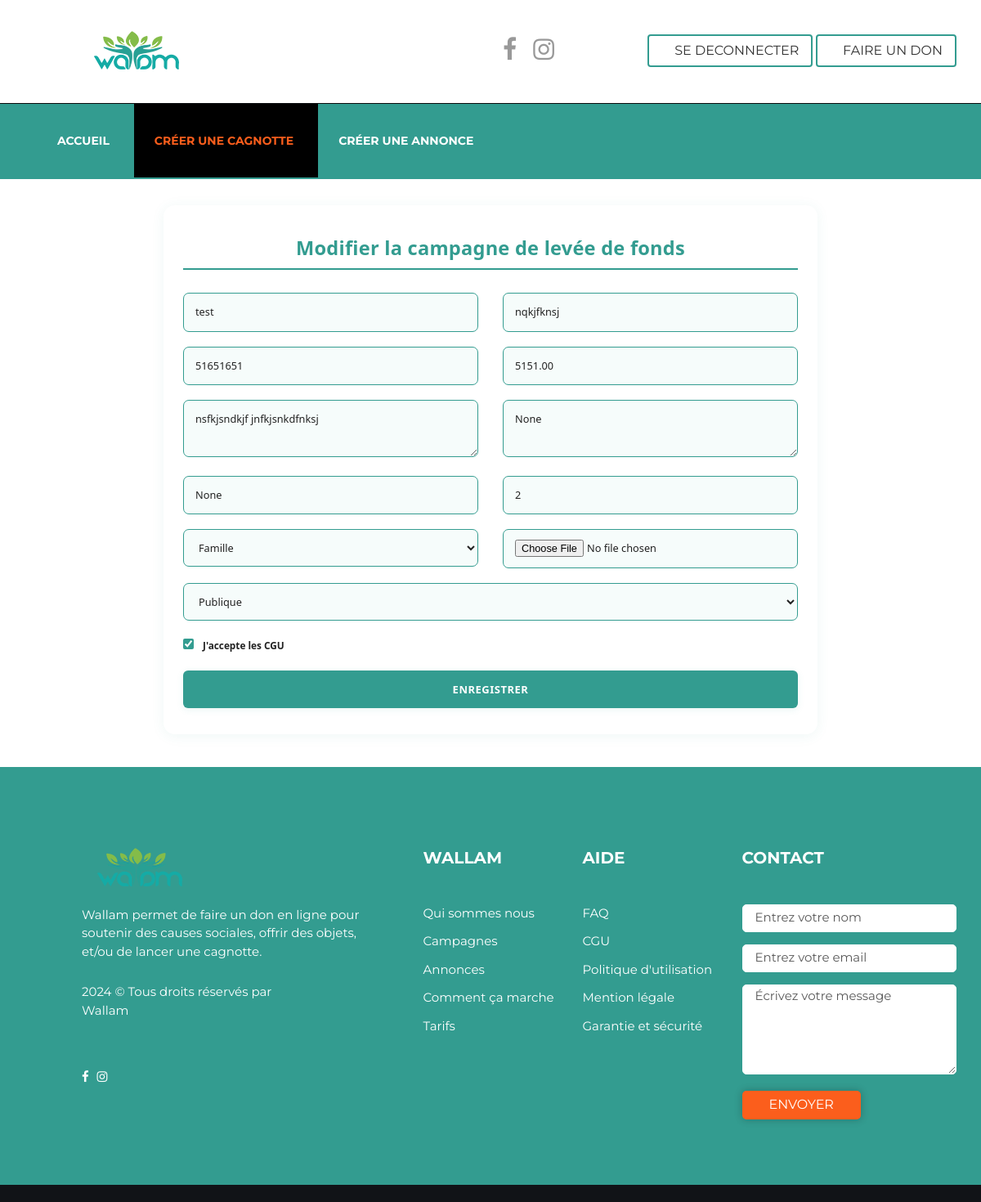
Before: /campaign/edit-campaign/15/ (signed in) with the older database file.
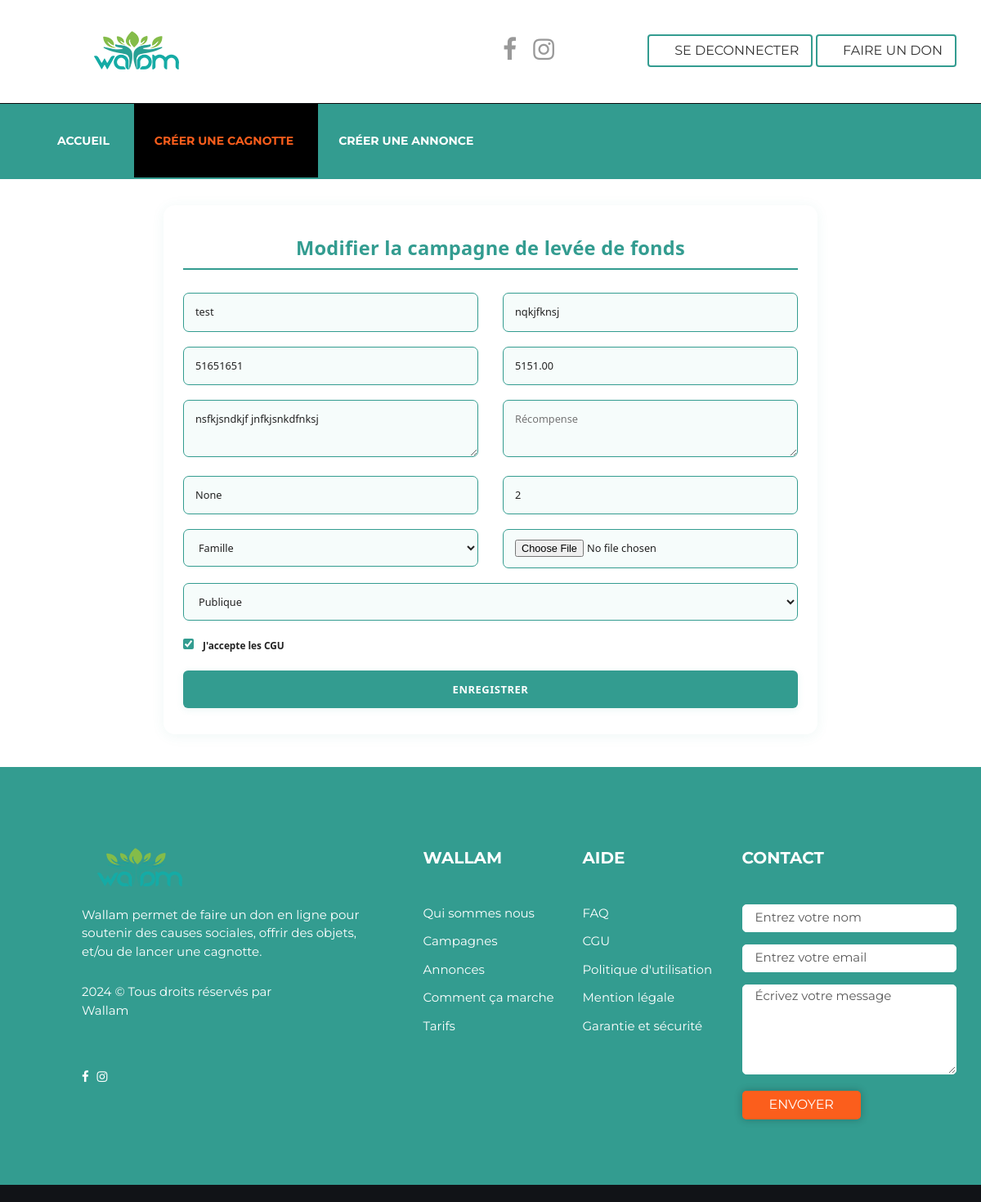
After: the same page with the newer database file.
### campaign/models.py (models this page shows, shortened)
class Campaign(models.Model):
    VISIBILITY_CHOICES = [
        ('public', 'Publique'),
        ('private', 'Privée'),
    ]
    STATUS_CHOICES = [
        ('encours', 'Encours'),
        ('terminee', 'Terminee'),
    ]
    user = models.ForeignKey(User, on_delete=models.CASCADE,
                             related_name="campaigns")  # L'utilisateur qui crée la campagne
    title = models.CharField(max_length=255)
    beneficiary = models.CharField(max_length=255)
    beneficiary_phone = models.CharField(max_length=15)
    goal = models.DecimalField(max_digits=10, decimal_places=2, blank=True, null=True)
    duration = models.IntegerField(help_text="Durée en jours")
    code = models.CharField(max_length=50, blank=True, null=True)
    category = models.ForeignKey(Category,  on_delete=models.SET_NULL, blank=True, null=True)
    description = models.TextField()
    reward = models.TextField(blank=True, null=True)
    uploaded_files = models.FileField(upload_to="campaign_files/", blank=True, null=True)
    visibility = models.CharField(max_length=10, choices=VISIBILITY_CHOICES, default='public')
    terms_accepted = models.BooleanField(default=False)
    status = models.CharField(max_length=20, choices=STATUS_CHOICES, default='encours')
    urgent = models.BooleanField(default=False)
    share_link = models.CharField(max_length=1024, blank=True, null=True, help_text="Champ texte facultatif, peut contenir une URL ou une note")
    created_at = models.DateTimeField(auto_now_add=True)
    updated_at = models.DateTimeField(auto_now=True)
    create_by = models.ForeignKey(User, on_delete=models.SET_NULL, null=True, blank=True, related_name="created_campaigns", help_text="Utilisateur ayant enregistré la campagne")

class Category(models.Model):
    name = models.CharField(max_length=100)
    description = models.CharField(max_length=100, null=True, blank=True)
    created_at = models.DateTimeField(auto_now_add=True)
    active = models.BooleanField(default=True)

### campaign/views.py (the view, shortened to what this page needs)
# urls.py: path("campaign/edit-campaign/<int:pk>/", views.edit_campaign_view, name="edit_campaign"),
@login_required
def edit_campaign_view(request, pk):
    campaign = get_object_or_404(Campaign, pk=pk, user=request.user)  # Vérifie que la campagne appartient à l'utilisateur connecté
    categories = Category.objects.filter(active=True).exclude(pk=campaign.category.pk)
    context = {
        "campaign": campaign,
        "categories": categories
    }
    return render(request, "campaign/edit_campaign.html", context)

### templates/campaign/edit_campaign.html (shortened to what this page needs)
{% extends 'default.html' %}
{% load static %}
{% block menu %}
<ul class="nav navbar-nav">
    <li>
        <a href="{% url 'index' %}">Accueil</a>
    </li>
    <li class="current">
        <a href="{% url 'create_campaign' %}">Créer une cagnotte</a>
    </li>
    <li><a href="{% url 'announce' %}">Créer une annonce</a></li>
</ul>
{% endblock %}
{% block content %}
<div class="edit-campaign-wrapper">
    <div class="edit-campaign-title">Modifier la campagne de levée de fonds</div>
    <form action="{% url 'edit_campaign' pk=campaign.pk %}" class="edit-campaign-form" method="post" enctype="multipart/form-data">
        <div class="row">
            <div class="col-md-6">
                <input type="text" name="title" value="{{ campaign.title }}" required placeholder="Titre de la campagne">
            </div>
            <div class="col-md-6">
                <input type="text" name="beneficiary" value="{{ campaign.beneficiary }}" required placeholder="Bénéficiaire">
            </div>
            <div class="col-md-6">
                <input type="text" name="beneficiary_phone" value="{{ campaign.beneficiary_phone }}" required placeholder="Téléphone du bénéficiaire">
            </div>
            <div class="col-md-6">
                <input type="number" step="0.01" name="goal" value="{{ campaign.goal }}" placeholder="Objectif (montant)">
            </div>
            <div class="col-md-6">
                <textarea name="description" placeholder="Description">{{ campaign.description }}</textarea>
            </div>
            <div class="col-md-6">
                <textarea name="reward" placeholder="Récompense">{{ campaign.reward }}</textarea>
            </div>
            <div class="col-md-6">
                <input type="text" name="code" value="{{ campaign.code }}" placeholder="Code de la campagne">
            </div>
            <div class="col-md-6">
                <input type="number" name="duration" value="{{ campaign.duration }}" placeholder="Durée (jours)">
            </div>
            <div class="col-md-6">
                <select name="category" required>
                    <option value="{{ campaign.category.pk }}">{{ campaign.category.name }}</option>
                </select>
            </div>
            <div class="col-md-6">
                <input type="file" name="uploaded_files">
            </div>
            <div class="col-md-12">
                <select name="visibility" required>
                    <option value="public" {% if campaign.visibility == 'public' %}selected{% endif %}>Publique</option>
                </select>
            </div>
            <div class="col-md-12">
                <div class="form-check">
                    <input class="form-check-input" type="checkbox" name="terms_accepted" id="terms" {% if campaign.terms_accepted %} checked {% endif %} required>
                    <label class="form-check-label" for="terms">J'accepte les CGU</label>
                </div>
            </div>
            <div class="col-md-12" style="text-align: right; margin-top:1% !important;">
                <button type="submit" class="edit-campaign-btn">Enregistrer</button>
            </div>
        </div>
    </form>
</div>
{% endblock %}

Changed rows visible on the page:
changed Campaign "test": reward "None" → (not shown)
